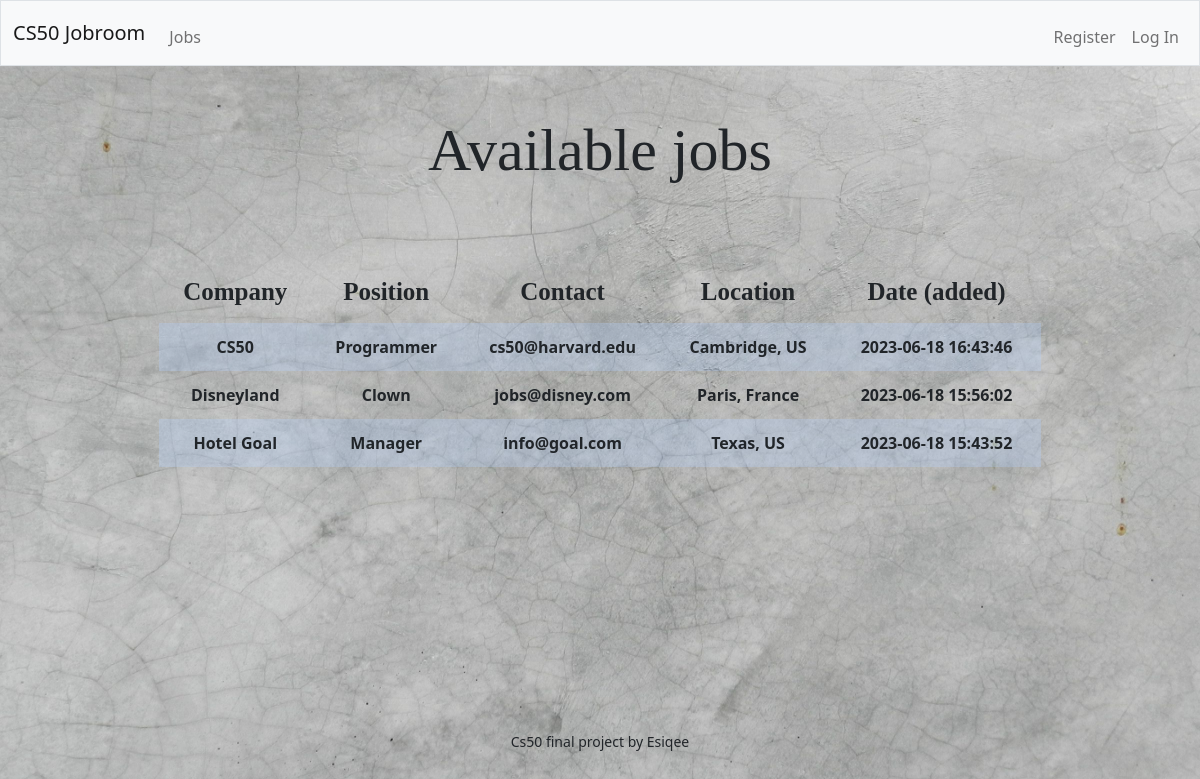
Page /jobs on the committed database.
### tables this page shows
CREATE TABLE 'jobs' ('id' INTEGER PRIMARY KEY AUTOINCREMENT NOT NULL, 'user_id' INTEGER, 'company' TEXT, 'position' TEXT, 'contact' TEXT, 'location' TEXT, 'date'  DATETIME DEFAULT CURRENT_TIMESTAMP  );

### app.py (the view)
@app.route("/jobs")
def jobs():
    dbinfo = db.execute("SELECT company, position, contact, date, location FROM jobs ORDER BY date DESC")
    return render_template("jobs.html", dbinfo=dbinfo)

### templates/jobs.html (shortened to what this page needs)
{% extends "layout.html" %}
{% block main %}
<h1 style="font-family: 'Comic Sans MS', cursive; font-size: 60px; margin-bottom: 75px;">Available jobs</h1>
<div class="section">
    <table>
        <thead>
            <tr>
                <th style="font-family: 'Comic Sans MS', cursive; font-size: 25px;">Company</th>
                <th style="font-family: 'Comic Sans MS', cursive; font-size: 25px;">Position</th>
                <th style="font-family: 'Comic Sans MS', cursive; font-size: 25px;">Contact</th>
                <th style="font-family: 'Comic Sans MS', cursive; font-size: 25px;">Location</th>
                <th style="font-family: 'Comic Sans MS', cursive; font-size: 25px;">Date (added)</th>
            </tr>
        </thead>
        <tbody>
            {% for row in dbinfo %}
                <tr>
                    <td>{{ row["company"] }}</td>
                    <td>{{ row["position"] }}</td>
                    <td>{{ row["contact"] }}</td>
                    <td>{{ row["location"]  }}</td>
                    <td>{{ row["date"]  }}</td>
                </tr>
            {% endfor %}
        </tbody>
    </table>
</div>
{% endblock %}

### templates/layout.html (shortened to what this page needs)
<!DOCTYPE html>
<html lang="en">
    <head>
        <link href="https://cdn.jsdelivr.net/npm/bootstrap@5.1.3/dist/css/bootstrap.min.css" rel="stylesheet">
        <link href="/static/styles.css" rel="stylesheet">
    </head>
    <body>
        <nav class="bg-light border navbar navbar-expand-md navbar-light">
            <div class="container-fluid">
                <a class="navbar-brand" href="/"><span class="red">CS50 Jobroom</span></a>
                <div class="collapse navbar-collapse" id="navbar">
                    {% if session["user_id"] %}
                        <ul class="navbar-nav me-auto mt-2">
                            <li class="nav-item"><a class="nav-link" href="/jobs">Jobs</a></li>
                            <li class="nav-item"><a class="nav-link" href="/add">Add job</a></li>
                            <li class="nav-item"><a class="nav-link" href="/posted">Posted jobs</a></li>
                        </ul>
                        <ul class="navbar-nav ms-auto mt-2">
                            <li class="nav-item"><a class="nav-link" href="/logout">Log Out</a></li>
                        </ul>
                    {% else %}
                    <ul class="navbar-nav me-auto mt-2">
                        <li class="nav-item"><a class="nav-link" href="/jobs">Jobs</a></li>
                    </ul>
                        <ul class="navbar-nav ms-auto mt-2">
                            <li class="nav-item"><a class="nav-link" href="/register">Register</a></li>
                            <li class="nav-item"><a class="nav-link" href="/login">Log In</a></li>
                        </ul>
                    {% endif %}
                </div>
            </div>
        </nav>
        <main class="container-fluid py-5 text-center">
            {% block main %}{% endblock %}
        </main>
        <footer class="mb-5 small text-center ">
            Cs50 final project by Esiqee</a>
    </body>
</html>

### static/styles.css (style rules this page uses)
html, body { height: 100%; margin: 0; background-image: url("BG.jpg"); background-repeat: no-repeat; background-attachment: fixed; background-size: 100% 100%; display: flex; flex-direction: column; }
main { flex-grow: 1; }
footer { flex-shrink: 0; }
table { background-color: transparent; margin-bottom: 1rem; width: 75%; margin-left: auto; margin-right: auto; }
table th, table td { padding: 0.75rem; vertical-align: middle; font-weight: bold; }
tbody tr:nth-of-type(odd) { background-color: rgba(179, 208, 255, 0.3); }

### rows in the picture
jobs: company "CS50", position "Programmer", contact "cs50@harvard.edu", location "Cambridge, US", date "2023-06-18 16:43:46"
jobs: company "Disneyland", position "Clown", contact "jobs@disney.com", location "Paris, France", date "2023-06-18 15:56:02"
jobs: company "Hotel Goal", position "Manager", contact "info@goal.com", location "Texas, US", date "2023-06-18 15:43:52"
